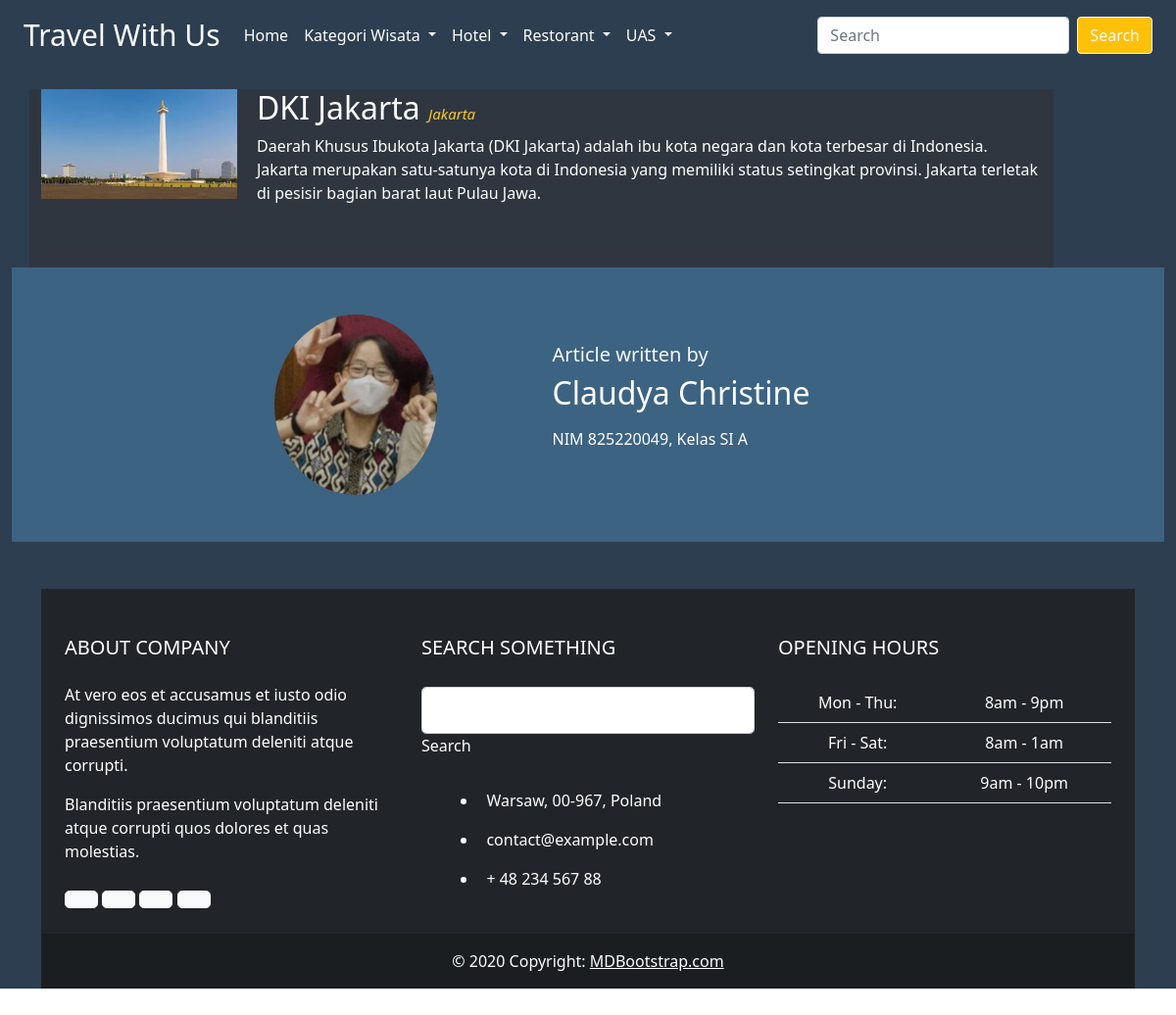
Page /detailsprovinsi.php?detail=P101 on the committed database.
### tables this page shows
CREATE TABLE `provinsi` (
  `provinsiKODE` char(4) NOT NULL,
  `provinsiNAMA` varchar(225) NOT NULL,
  `provinsiIBUKOTA` varchar(225) NOT NULL,
  `provinsiKET` text NOT NULL,
  `provinsiFOTO` char(225) NOT NULL
);

### detailsprovinsi.php (the view, shortened to what this page needs)
<!DOCTYPE html>
<html lang="en">
  <?php
      include "admin/INCLUDE/config.php";
  ?>
<head>
    <link href="https://cdn.jsdelivr.net/npm/bootstrap@5.0.2/dist/css/bootstrap.min.css" rel="stylesheet"
>
</head>
<body>
<div class="container-fluid" style="background-color: #2c3e50;" >
<nav class="navbar navbar-expand-lg navbar-light" style="background-color: #2c3e50;">
  <div class="container-fluid ">
    <a class="navbar-brand" href="#"  style="color: white; font-size: 30px">Travel With Us</a>
    <div class="collapse navbar-collapse" id="navbarSupportedContent">
      <ul class="navbar-nav me-auto mb-2 mb-lg-0" style="color: white">
        <li class="nav-item" >
          <a class="nav-link active" aria-current="page" href="index.php"  style="color: white">Home</a>
        </li>
        <li class="nav-item dropdown">
          <a class="nav-link dropdown-toggle" href="#" id="navbarDropdown" role="button" data-bs-toggle="dropdown"
          aria-expanded="false"  style="color: white">
            Kategori Wisata
          </a>
        </li>
        <li class="nav-item dropdown">
          <a class="nav-link dropdown-toggle" href="#" id="navbarDropdown" role="button" data-bs-toggle="dropdown"
           aria-expanded="false"  style="color: white">
            Hotel
          </a>
        </li>
        <li class="nav-item dropdown">
          <a class="nav-link dropdown-toggle" href="#" id="navbarDropdown" role="button" data-bs-toggle="dropdown"
          aria-expanded="false"  style="color: white">
            Restorant
          </a>
        </li>
        <li class="nav-item dropdown">
          <a class="nav-link dropdown-toggle" href="#" id="navbarDropdown" role="button" data-bs-toggle="dropdown"
          aria-expanded="false"  style="color: white">
            UAS
          </a>
        </li>
      </ul>
      <form class="d-flex">
        <input class="form-control me-2" type="search" placeholder="Search" aria-label="Search">
        <button class="btn btn-warning btn-outline-light" type="submit">Search</button>
      </form>
    </div>
  </div>
</nav>
<div class="container" style="margin-top: 20px;">
<div class="row">
<div class="col-sm-11"  style="background: #2f3640" >
<?php
if (isset($_GET['detail'])) {
  $detail = urlencode($_GET['detail']);
  $query = "SELECT * FROM provinsi WHERE provinsiKODE = '$detail'";
  $result = mysqli_query($connection, $query); }
        if (mysqli_num_rows($result)>0)
        {
           while ($row=mysqli_fetch_array($result))
           {   ?>
      <div class="d-flex">
      <img style="width: 200px; height: 100%;"src="admin/images/<?php echo $row["provinsiFOTO"]?>" alt="No Image">
          <div class="flex-grow-1" style="margin-left: 20px; color: white;">
              <h2><?php echo $row["provinsiNAMA"]?> <small class="text-muted" style="font-size: 15px;">
                <i style="color: #f9ca24"><?php echo $row ["provinsiIBUKOTA"]?></i></small></h2>
              <p><?php echo $row ["provinsiKET"]?></p>
          </div>
      </div>
      <?php }
        }
      ?>
  </div>
  <div class="col-sm-1"></div>
</div>
</div>
<section class="py-5" style="background: #3c6382";>
  <div class="container overflow-hidden bsb-author-1";>
    <div class="row justify-content-center gy-4 gy-md-0">
      <div class="col-12 col-md-3 col-xl-2 d-flex align-items-center justify-content-center">
        <img class="img-fluid rounded-circle author-avatar" loading="lazy" src="admin/images/profile.jpg" alt="Elio Evander">
      </div>
      <div class="col-12 col-md-8 col-lg-6 col-xl-5 d-flex align-items-center justify-content-center">
        <div class="text-center text-md-start author-content" style="color: #ffffff";>
          <h5 class="text-light fs-7" >Article written by</h5>
          <h2 class="fs-2 mb-3">Claudya Christine</h2>
          <p class="mb-3">NIM 825220049, Kelas SI A</p>
        </div>
      </div>
    </div>
  </div>
</section>
<div class="container my-5";>
  <footer class="text-white text-center text-lg-start bg-dark">
    <div class="container p-4">
      <div class="row mt-4">
        <div class="col-lg-4 col-md-12 mb-4 mb-md-0">
          <h5 class="text-uppercase mb-4">About company</h5>
          <p>
            At vero eos et accusamus et iusto odio dignissimos ducimus qui blanditiis praesentium
            voluptatum deleniti atque corrupti.
          </p>
          <p>
            Blanditiis praesentium voluptatum deleniti atque corrupti quos dolores et quas
            molestias.
          </p>
          <div class="mt-4">
            <a type="button" class="btn btn-floating btn-light btn-lg"><i class="fab fa-facebook-f"></i></a>
            <a type="button" class="btn btn-floating btn-light btn-lg"><i class="fab fa-dribbble"></i></a>
            <a type="button" class="btn btn-floating btn-light btn-lg"><i class="fab fa-twitter"></i></a>
            <a type="button" class="btn btn-floating btn-light btn-lg"><i class="fab fa-google-plus-g"></i></a>
          </div>
        </div>
        <div class="col-lg-4 col-md-6 mb-4 mb-md-0">
          <h5 class="text-uppercase mb-4 pb-1">Search something</h5>
          <div class="form-outline form-white mb-4">
            <input type="text" id="formControlLg" class="form-control form-control-lg" />
            <label class="form-label" for="formControlLg">Search</label>
          </div>
          <ul class="fa-ul" style="margin-left: 1.65em;">
            <li class="mb-3">
              <span class="fa-li"><i class="fas fa-home"></i></span><span class="ms-2">Warsaw, 00-967, Poland</span>
            </li>
            <li class="mb-3">
              <span class="fa-li"><i class="fas fa-envelope"></i></span><span class="ms-2">contact@example.com</span>
            </li>
            <li class="mb-3">
              <span class="fa-li"><i class="fas fa-phone"></i></span><span class="ms-2">+ 48 234 567 88</span>
            </li>
          </ul>
        </div>
        <div class="col-lg-4 col-md-6 mb-4 mb-md-0">
          <h5 class="text-uppercase mb-4">Opening hours</h5>
          <table class="table text-center text-white">
            <tbody class="fw-normal">
              <tr>
                <td>Mon - Thu:</td>
                <td>8am - 9pm</td>
              </tr>
              <tr>
                <td>Fri - Sat:</td>
                <td>8am - 1am</td>
              </tr>
              <tr>
                <td>Sunday:</td>
                <td>9am - 10pm</td>
              </tr>
            </tbody>
          </table>
        </div>
      </div>
    </div>
    <div class="text-center p-3" style="background-color: rgba(0, 0, 0, 0.2);">
      © 2020 Copyright:
      <a class="text-white" href="https://mdbootstrap.com/">MDBootstrap.com</a>
    </div>
  </footer>
</div>
</div>
</body>
</html>

### rows in the picture
provinsi: provinsiFOTO (picture), provinsiNAMA "DKI Jakarta", provinsiIBUKOTA "Jakarta", provinsiKET "Daerah Khusus Ibukota Jakarta (DKI Jakarta) adalah ibu kota negara dan kota terbesar di Indonesia. Jakarta merupakan satu-satunya kota di Indonesia yang memiliki status setingkat provinsi. Jakarta terletak di pesisir bagian barat laut Pulau Jawa."
